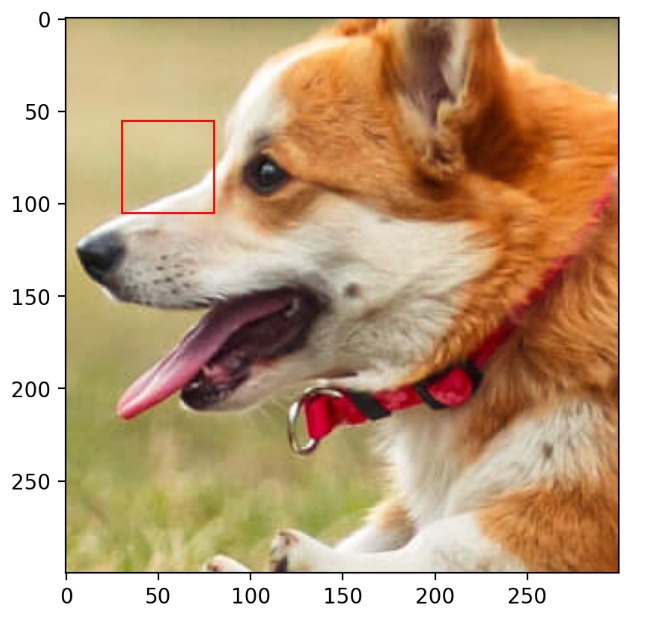
#> input picture task5.jpg, 668 x 617 px
$ jupyter execute task5.ipynb
#> lines starting #> are read from the running program, lines starting #| are printed output that depends on the picture
[cell 1]
import numpy as np
import matplotlib.pyplot as plt
from skimage import io
from sklearn.metrics import mean_squared_error
import os

def initialize_matrices(N, r):
    A = np.random.normal(0, 0.01, (N, r))
    B = np.random.normal(0, 0.01, (r, N))
    return A, B

def gradient_descent(X, A, B, lr, epochs, reg_lambda=0.01):
    for epoch in range(epochs):
        X_approx = np.dot(A, B)
        error = X - X_approx
        dA = -2 * np.dot(error, B.T) + reg_lambda * A
        dB = -2 * np.dot(A.T, error) + reg_lambda * B

        max_norm = 1.0
        dA = np.clip(dA, -max_norm, max_norm)
        dB = np.clip(dB, -max_norm, max_norm)

        A -= lr * dA
        B -= lr * dB

        if np.any(np.isnan(A)) or np.any(np.isnan(B)) or np.any(np.isinf(A)) or np.any(np.isinf(B)):
            raise ValueError("NaN or Inf encountered in matrix A or B during gradient descent")

    return A, B

def compute_rmse(original, reconstructed):
    return np.sqrt(mean_squared_error(original.flatten(), reconstructed.flatten()))

def compute_psnr(original, reconstructed):
    mse = mean_squared_error(original.flatten(), reconstructed.flatten())
    if mse == 0:
        return float('inf')
    max_pixel = 1.0
    return 20 * np.log10(max_pixel / np.sqrt(mse))

def extract_patch(image, patch_size=50):
    """ Extract a random patch of the given size from the image. """
    img_height, img_width, _ = image.shape
    start_x = 50
    start_y = 565
    return image[start_y:start_y + patch_size, start_x:start_x + patch_size, :]

img_path = os.path.join(os.getcwd(), 'task5.jpg')
img = io.imread(img_path) / 255.0  # Normalize to [0, 1]

# Extract a random 50x50 patch
patch_size = 50
X = extract_patch(img, patch_size)
#> in extract_patch, `return image[start_y:start_y + patch_size, start_x:start_x + patch_siz..`:
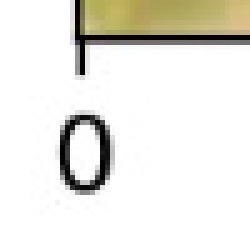
#> returned value: shape (50, 50, 3) float64 (shown 5 times larger); mean of channels 0, 1, 2 0.917, 0.912, 0.887; drawn as R, G, B

r_values = [5, 10, 25, 50]
epochs = 1000
lr = 0.001
reg_lambda = 0.01
for r in r_values:
    A_r, B_r = initialize_matrices(patch_size, r)
    A_g, B_g = initialize_matrices(patch_size, r)
    A_b, B_b = initialize_matrices(patch_size, r)
    try:
        for channel in range(3):
            if channel == 0:
                A_r, B_r = gradient_descent(X[:, :, 0], A_r, B_r, lr, epochs, reg_lambda)
            elif channel == 1:
                A_g, B_g = gradient_descent(X[:, :, 1], A_g, B_g, lr, epochs, reg_lambda)
            else:
                A_b, B_b = gradient_descent(X[:, :, 2], A_b, B_b, lr, epochs, reg_lambda)

        X_approx_r = np.dot(A_r, B_r)
        X_approx_g = np.dot(A_g, B_g)
        X_approx_b = np.dot(A_b, B_b)
        X_approx_r = np.clip(X_approx_r, 0, 1)
        X_approx_g = np.clip(X_approx_g, 0, 1)
        X_approx_b = np.clip(X_approx_b, 0, 1)

        X_approx = np.stack((X_approx_r, X_approx_g, X_approx_b), axis=-1)

        rmse = compute_rmse(X, X_approx)
        psnr = compute_psnr(X, X_approx)


        print(f"Rank: {r}")
        print(f"RMSE: {rmse:.4f}")
        print(f"PSNR: {psnr:.4f} dB")

        plt.figure(figsize=(12, 5))
        plt.subplot(1, 2, 1)
        plt.title("Original Patch")
        plt.imshow(X)
        plt.colorbar()

        plt.subplot(1, 2, 2)
        plt.title(f"Reconstructed Patch (r={r})")
        plt.imshow(X_approx)
        plt.colorbar()
        plt.show()
    except ValueError as e:
        print(f"An error occurred for rank {r}: {e}")
#> this loop made 4 passes
#> (rmse, psnr) on passes 1 to 4: (0.109, 19.27), (0.0586, 24.64), (0.0398, 28), (0.0309, 30.21)
#| RMSE: 0.1088
#| PSNR: 19.2682 dB
#| RMSE: 0.0586
#| PSNR: 24.6395 dB
#| RMSE: 0.0398
#| PSNR: 27.9990 dB
#| RMSE: 0.0309
#| PSNR: 30.2060 dB
#> pass 1, `plt.show()`:
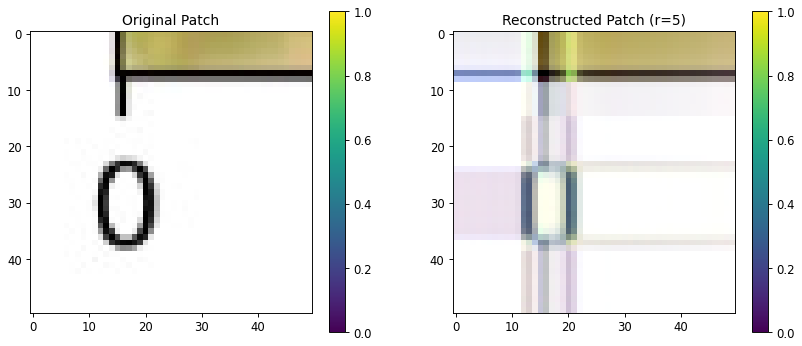
#> figure drawn by matplotlib, 4 panels
#> pass 3, `X_approx_r = np.dot(A_r, B_r)`:
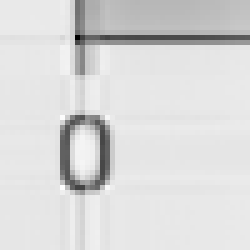
#> X_approx_r: shape (50, 50) float64 (shown 5 times larger); min -0.443, max 1.15, mean 0.917; drawn with min black and max white
#> after the loop:
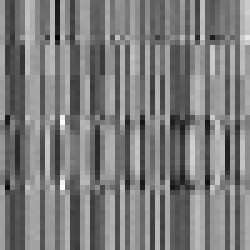
#> A_b: shape (50, 50) float64 (shown 5 times larger); min -0.449, max 0.485, mean 0.00982; drawn with min black and max white
#> after the loop:
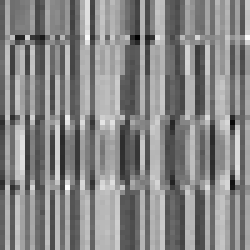
#> A_g: shape (50, 50) float64 (shown 5 times larger); min -0.451, max 0.41, mean 0.00466; drawn with min black and max white
#> after the loop:
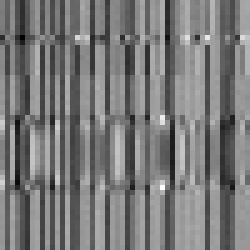
#> A_r: shape (50, 50) float64 (shown 5 times larger); min -0.442, max 0.539, mean 0.0278; drawn with min black and max white

[cell 2]
import numpy as np
import matplotlib.pyplot as plt
from skimage import io
from sklearn.metrics import mean_squared_error
import os


def initialize_matrices(N, r):
    A = np.random.normal(0, 0.01, (N, r))
    B = np.random.normal(0, 0.01, (r, N))
    return A, B

def gradient_descent(X, A, B, lr, epochs, reg_lambda=0.01):
    for epoch in range(epochs):
        X_approx = np.dot(A, B)
        error = X - X_approx
        dA = -2 * np.dot(error, B.T) + reg_lambda * A
        dB = -2 * np.dot(A.T, error) + reg_lambda * B

        max_norm = 1.0
        dA = np.clip(dA, -max_norm, max_norm)
        dB = np.clip(dB, -max_norm, max_norm)

        A -= lr * dA
        B -= lr * dB

        if np.any(np.isnan(A)) or np.any(np.isnan(B)) or np.any(np.isinf(A)) or np.any(np.isinf(B)):
            raise ValueError("NaN or Inf encountered in matrix A or B during gradient descent")

    return A, B

def compute_rmse(original, reconstructed):
    return np.sqrt(mean_squared_error(original.flatten(), reconstructed.flatten()))

def compute_psnr(original, reconstructed):
    mse = mean_squared_error(original.flatten(), reconstructed.flatten())
    if mse == 0:
        return float('inf')
    max_pixel = 1.0
    return 20 * np.log10(max_pixel / np.sqrt(mse))

def extract_patch(image, patch_size=50):
    """ Extract a random patch of the given size from the image. """
#> called with patch_size = 50
    img_height, img_width, _ = image.shape
#> img_height = 617; img_width = 668
    start_x = 50
    start_y = 565
    return image[start_y:start_y + patch_size, start_x:start_x + patch_size, :]


img_path = os.path.join(os.getcwd(), 'task5.jpg')
img = io.imread(img_path) / 255.0  # Normalize to [0, 1]

# Extract a random 50x50 patch
patch_size = 50
X = extract_patch(img, patch_size)

r_values = [5, 10, 25, 50]
epochs = 1000
lr = 0.001
reg_lambda = 0.01
for r in r_values:
    A_r, B_r = initialize_matrices(patch_size, r)
    A_g, B_g = initialize_matrices(patch_size, r)
    A_b, B_b = initialize_matrices(patch_size, r)
    try:
        for channel in range(3):
            if channel == 0:
                A_r, B_r = gradient_descent(X[:, :, 0], A_r, B_r, lr, epochs, reg_lambda)
            elif channel == 1:
                A_g, B_g = gradient_descent(X[:, :, 1], A_g, B_g, lr, epochs, reg_lambda)
            else:
                A_b, B_b = gradient_descent(X[:, :, 2], A_b, B_b, lr, epochs, reg_lambda)

        X_approx_r = np.dot(A_r, B_r)
        X_approx_g = np.dot(A_g, B_g)
        X_approx_b = np.dot(A_b, B_b)
        X_approx_r = np.clip(X_approx_r, 0, 1)
        X_approx_g = np.clip(X_approx_g, 0, 1)
        X_approx_b = np.clip(X_approx_b, 0, 1)

        X_approx = np.stack((X_approx_r, X_approx_g, X_approx_b), axis=-1)

        rmse = compute_rmse(X, X_approx)
        psnr = compute_psnr(X, X_approx)

        print(f"Rank: {r}")
        print(f"RMSE: {rmse:.4f}")
        print(f"PSNR: {psnr:.4f} dB")

        plt.figure(figsize=(12, 5))
        plt.subplot(1, 2, 1)
        plt.title("Original Patch")
        plt.imshow(img)
        plt.colorbar()

        new_img = img.copy()
        start_x = 50
        start_y = 565
        new_img[start_y:start_y + patch_size, start_x:start_x + patch_size] = X_approx

        plt.subplot(1, 2, 2)
        plt.title(f"Reconstructed Patch (r={r})")
        plt.imshow(new_img)
        plt.colorbar()
        plt.show()
    except ValueError as e:
        print(f"An error occurred for rank {r}: {e}")
#> this loop made 4 passes
#> (rmse, psnr) on passes 1 to 4: (0.114, 18.89), (0.065, 23.74), (0.0386, 28.27), (0.0301, 30.44)
#| RMSE: 0.1137
#| PSNR: 18.8858 dB
#| RMSE: 0.0650
#| PSNR: 23.7373 dB
#| RMSE: 0.0386
#| PSNR: 28.2723 dB
#| RMSE: 0.0301
#| PSNR: 30.4402 dB
#> pass 1, `plt.show()`:
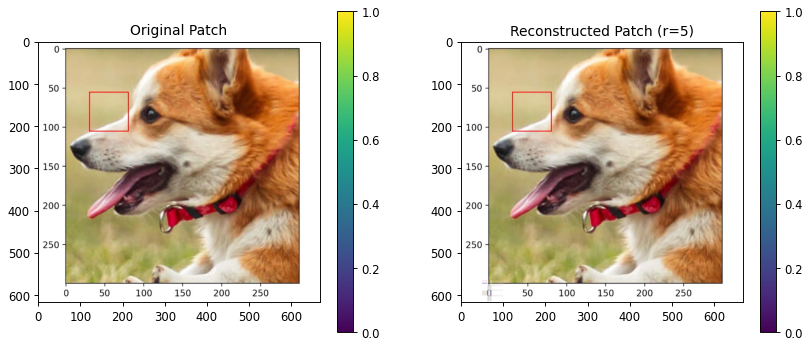
#> figure drawn by matplotlib, 4 panels
#> after the loop:
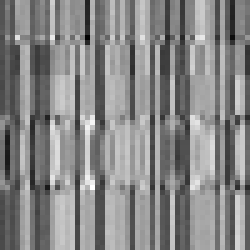
#> A_b: shape (50, 50) float64 (shown 5 times larger); min -0.442, max 0.419, mean 0.0159; drawn with min black and max white
#> after the loop:
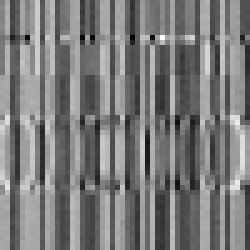
#> A_g: shape (50, 50) float64 (shown 5 times larger); min -0.44, max 0.445, mean -0.0114; drawn with min black and max white
#> after the loop:
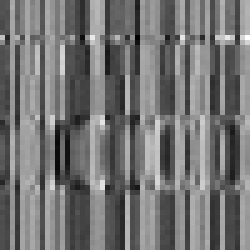
#> A_r: shape (50, 50) float64 (shown 5 times larger); min -0.4, max 0.482, mean 0.00184; drawn with min black and max white
